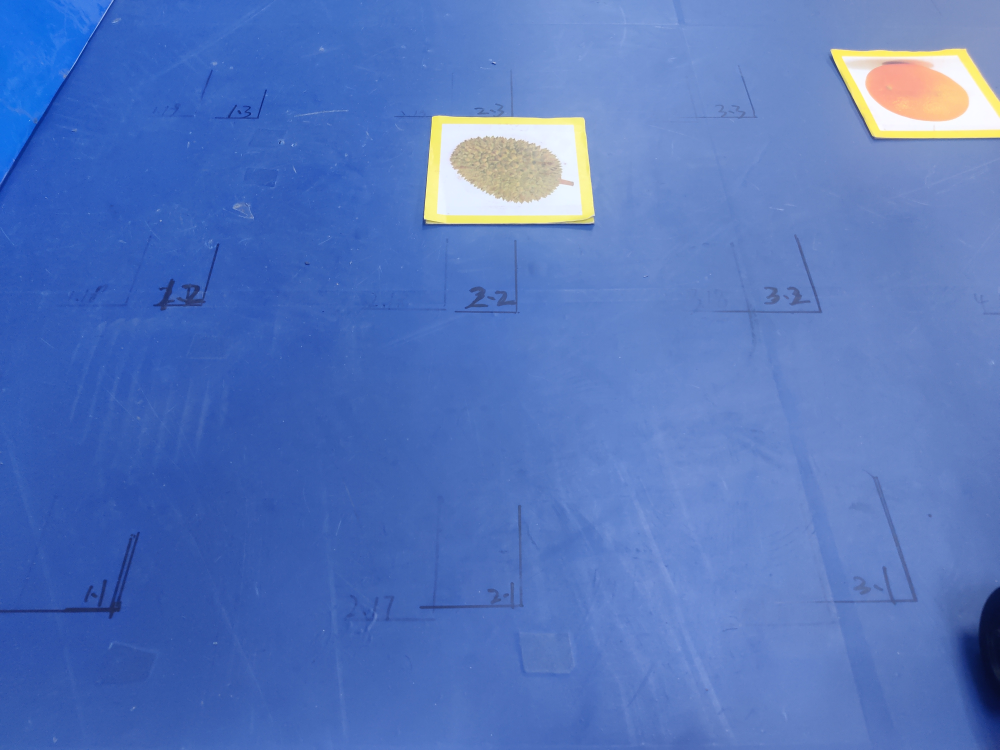
//> input picture IMG_20230417_211227.jpg, 4000 x 3000 px (shown at 1/4 size)
$ ./main   (built with g++ and OpenCV 4)
//> lines starting //> are read from the running program, lines starting //| are printed output that depends on the picture; after the words box and inside, x2 and y2 are one past the last pixel; in counts of white or black regions, pixels touching at a corner belong together
#include <iostream>
#include<math.h>
#include <vector>
#include <string>
#include <opencv2/opencv.hpp>
#include "opencv2/core.hpp"
#include "opencv2/highgui.hpp"
#include "opencv2/imgcodecs.hpp"

using namespace std;
using namespace cv;

unsigned char source[120][188];
unsigned char image_buffer[120][188];

void LeadToEdge(void)
{
    int w = 188;
    int h = 120;
	int gx = 0,gy = 0,tempx=0,tempy=0,temp;

    for(int i = 1; i< h; i++){
   //卷积操作
        for(int j = 1; j < w; j++){
            gx = (-source[i-1][j-1])
				+(-2*source[i][j-1])
				+(- source[i+1][j-1])
				+( source[i-1][j+1])
				+(2*source[i][j+1])
				+(source[i+1][j+1]);

			gy = (source[i+1][j-1])
				+(2*source[i+1][j])
				+( source[i+1][j+1])
				+( -source[i-1][j-1])
				+(-2*source[i-1][j])
				+(-source[i-1][j+1]);

			temp = abs(gx) + abs(gy);

			if(temp>255)
			{
				image_buffer[i][j] = 255;
			}
			else
			{
				image_buffer[i][j] = 0;
			}

            // [8 lines of commented-out code are left out]
        }
    }
}

int main(int argc ,char *argv[])
{
    //  Mat img = imread("chen.jepg");
    Mat img = imread("IMG_20230417_211227.jpg",IMREAD_GRAYSCALE);
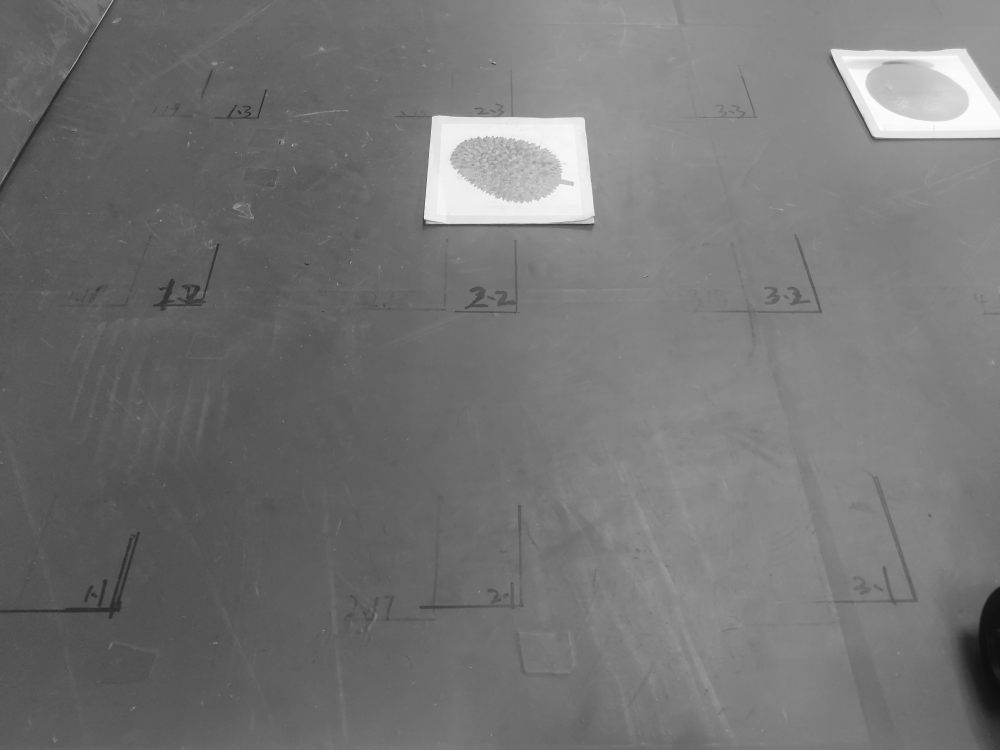
//> img: 3000 rows x 4000 cols, CV_8UC1 (shown at 1/4 size); min 3, max 255, mean 116.3
    Mat gray_img;

	// cout << "Width : " << img.size().width << endl;
	// cout << "Height: " << img.size().height << endl;

	img = img(Range(0,2667), Range(0,4000));
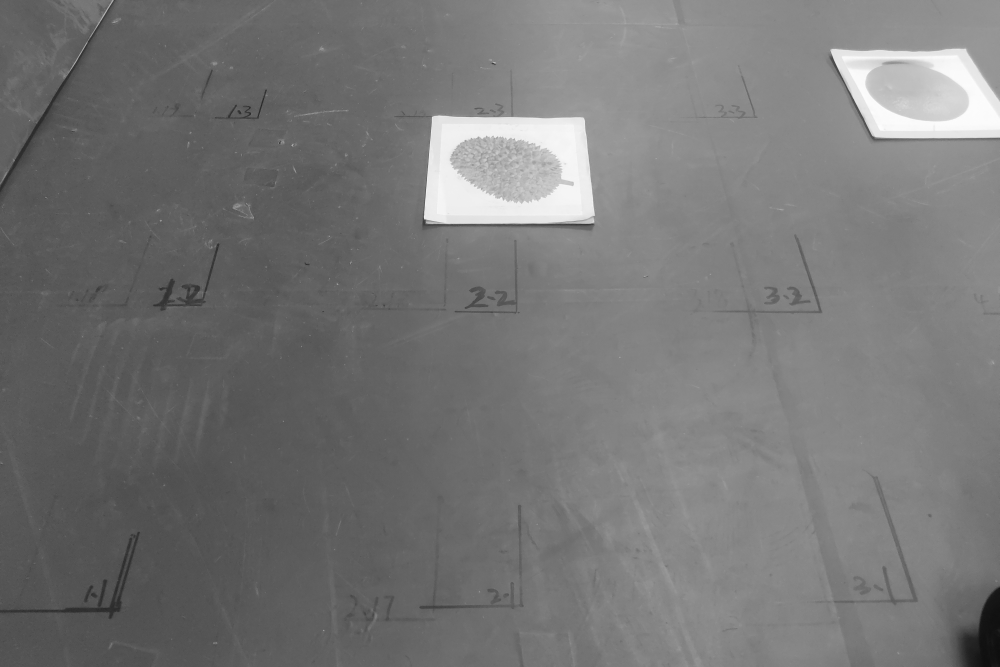
//> img: 2667 rows x 4000 cols, CV_8UC1 (shown at 1/4 size); min 8, max 255, mean 117.7
	resize(img,gray_img,Size(188, 120),0,0);
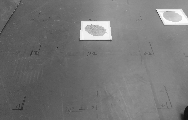
//> gray_img: 120 rows x 188 cols, CV_8UC1; min 15, max 252, mean 117.6

	cout << "Width : " << gray_img.size().width << endl;
//| Width : 188
	cout << "Height: " << gray_img.size().height << endl;
//| Height: 120


	Mat resultX, resultY, resultXY;
	//-------------Sobel边缘检测--------------
	//X方向一阶边缘
	Sobel(gray_img, resultX, CV_16S, 2, 0, 1);
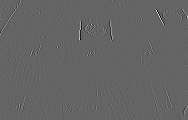
//> resultX: 120 rows x 188 cols, CV_16SC1; min -152, max 232, mean 0; drawn with min black and max white
	convertScaleAbs(resultX, resultX);
//> resultX: 120 rows x 188 cols, CV_8UC1

	//Y方向一阶边缘
	Sobel(gray_img, resultY, CV_16S, 0, 1, 3);
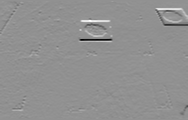
//> resultY: 120 rows x 188 cols, CV_16SC1; min -687, max 518, mean -1.5; drawn with min black and max white
	convertScaleAbs(resultY, resultY);
//> resultY: 120 rows x 188 cols, CV_8UC1

	//整幅图像的一阶边缘
	resultXY = resultX + resultY;
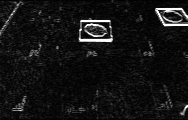
//> resultXY: 120 rows x 188 cols, CV_8UC1; min 0, max 255, mean 19.7

	// [7 lines of commented-out code are left out]
	namedWindow("sobel",0);
	resizeWindow("sobel", 1000, 1000);
	imshow("sobel", resultXY);

	// [9 lines of commented-out code are left out]

	#if 0  //庫自帶函數處理Sobel算子

	Mat resultX, resultY, resultXY;
	//-------------Sobel边缘检测--------------
	//X方向一阶边缘
	Sobel(gray_img, resultX, CV_16S, 2, 0, 1);
	convertScaleAbs(resultX, resultX);

	//Y方向一阶边缘
	Sobel(gray_img, resultY, CV_16S, 0, 1, 3);
	convertScaleAbs(resultY, resultY);

	//整幅图像的一阶边缘
	resultXY = resultX + resultY;

	// [7 lines of commented-out code are left out]
	namedWindow("resultXY",0);
	resizeWindow("resultXY", 1000, 1000);
	imshow("resultXY", resultXY);
	int grayValue;
	for (int r = 0; r < resultXY.rows; r++)
	{
		 cout << "第" << r+1 << "行的灰度值为：" << endl;
		for (int c = 0; c < resultXY.cols; c++)
		{
			source[r][c] = (int)resultXY.at<uchar>(r,c);
			cout << (int)resultXY.at<uchar>(r,c);
			if(source[r][c]>=100)
			{
				source[r][c]=255;
			}
			else
			{
				source[r][c] = 0;
			}
			resultXY.at<uchar>(r,c)=source[r][c];
			cout << grayValue<<" ";
		}
		cout << endl << endl;
	}

	#endif
	for (int r = 0; r < gray_img.rows; r++)
	{
		 cout << "第" << r+1 << "行的灰度值为：" << endl;
		for (int c = 0; c < gray_img.cols; c++)
		{
			source[r][c] = (int)gray_img.at<uchar>(r,c);
			cout << (int)gray_img.at<uchar>(r,c);
			// [9 lines of commented-out code are left out]
			cout <<" ";
		}
		cout << endl << endl;
	}
	LeadToEdge();
//> the loop in LeadToEdge, `for(int i = 1; i< h; i++)` made 119 passes
//> (gx, gy, temp) on passes 1 to 12: (-199, 11, 210), (-198, 4, 202), (-195, -3, 198), (-192, 8, 200), (-195, 9, 204), (-201, -3, 204), (-210, -10, 220), (-221, -15, 236), (-226, 4, 230), (-221, 13, 234), (-209, 7, 216), (-200, 2, 202)
//> after the loop in LeadToEdge, `for(int i = 1; i< h; i++)`: gx = 20; gy = -136; temp = 156
		for (int r = 0; r < gray_img.rows; r++)
	{
		// cout << "第" << r+1 << "行的灰度值为：" << endl;
		for (int c = 0; c < gray_img.cols; c++)
		{
			// [10 lines of commented-out code are left out]
			gray_img.at<uchar>(r,c)=image_buffer[r][c];
		    // cout << (int)gray_img.at<uchar>(r,c);
			// cout << grayValue<<" ";
		}
		// cout << endl << endl;
	}
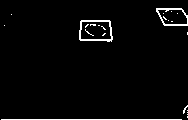
//> gray_img: 120 rows x 188 cols, CV_8UC1; 2.8% white in thin lines or dots
	// cout << "Width : " << gray_img.size().width << endl;
	// cout << "Height: " << gray_img.size().height << endl;
	namedWindow("XY",0);
	resizeWindow("XY", 1000, 1000);
	imshow("XY", gray_img);
	// printf("%d",)
	waitKey(0);
	return 0;

}

$ run again, with IMG_20230417_211201.jpg copied over IMG_20230417_211227.jpg
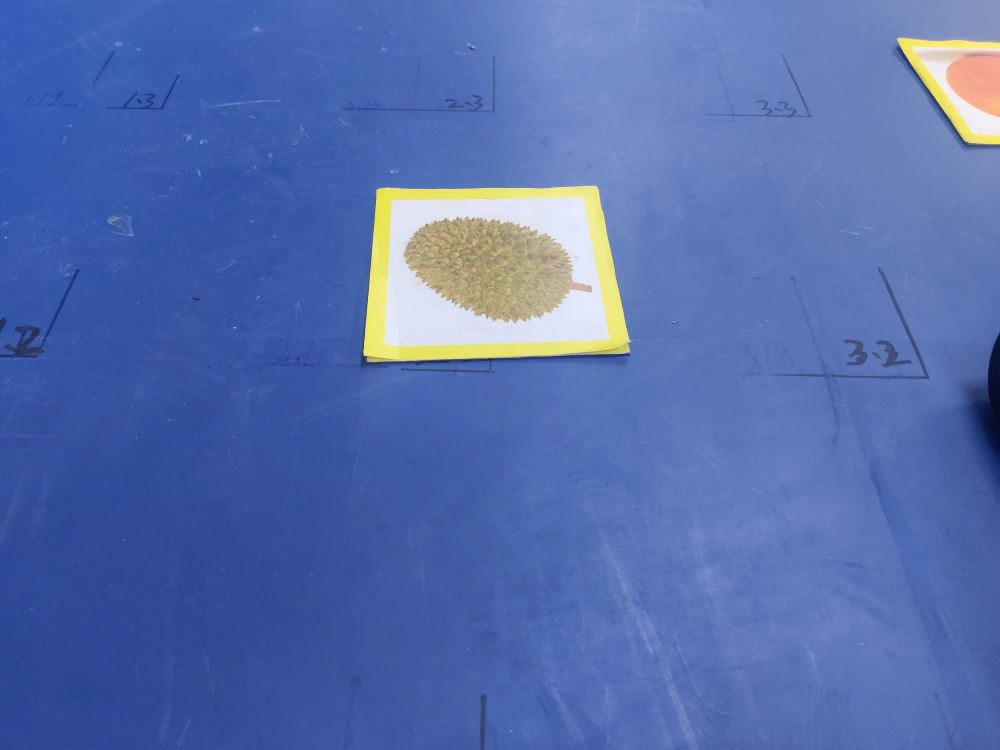
//> input picture IMG_20230417_211201.jpg, 4000 x 3000 px (shown at 1/4 size)
//| Width : 188
//| Height: 120
//> `resultXY = resultX + resultY;`:
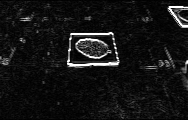
//> resultXY: 120 rows x 188 cols, CV_8UC1; min 0, max 255, mean 20.2
//> the loop in LeadToEdge, `for(int i = 1; i< h; i++)` made 119 passes
//> (gx, gy, temp) on passes 1 to 8: (-213, 1, 214), (-212, -6, 218), (-217, 1, 218), (-220, 2, 222), (-217, -1, 218), (-237, 49, 286), (-341, 237, 578), (-443, 77, 520)
//> after the loop in LeadToEdge, `for(int i = 1; i< h; i++)`: gx = -200; gy = -344; temp = 544
//> after the loop `for (int r = 0; r < gray_img.rows; r++)`:
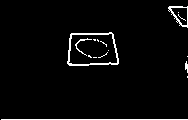
//> gray_img: 120 rows x 188 cols, CV_8UC1; 3.2% white in thin lines or dots

$ run again, with IMG_20230417_211210.jpg copied over IMG_20230417_211227.jpg
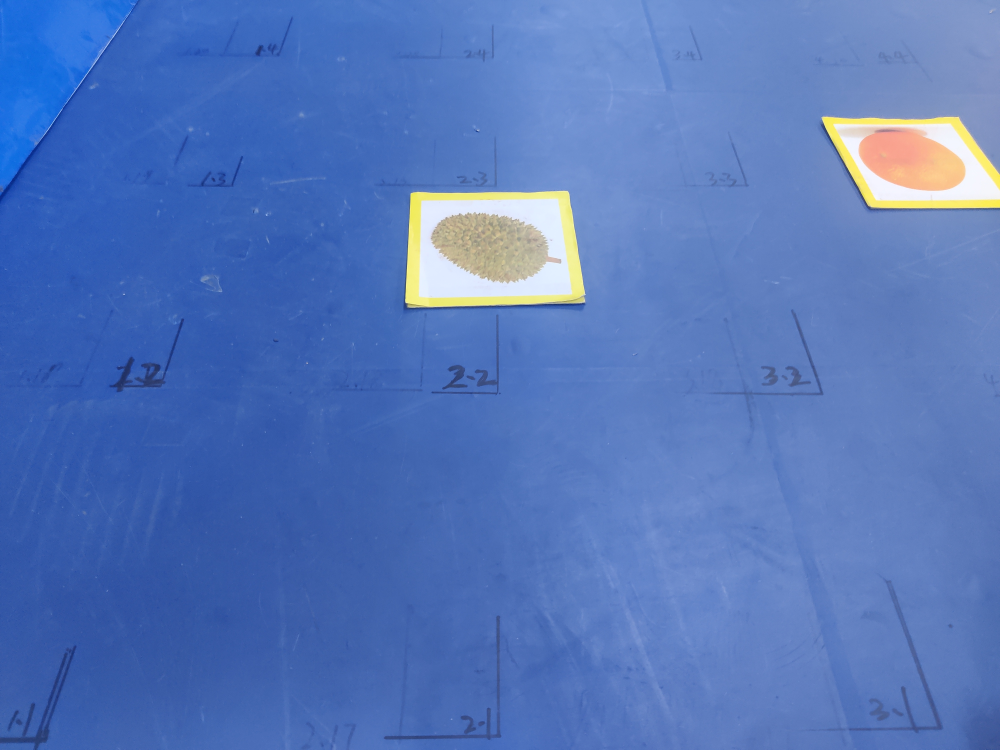
//> input picture IMG_20230417_211210.jpg, 4000 x 3000 px (shown at 1/4 size)
//| Width : 188
//| Height: 120
//> `resultXY = resultX + resultY;`:
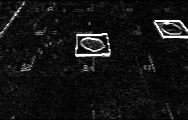
//> resultXY: 120 rows x 188 cols, CV_8UC1; min 0, max 255, mean 19.5
//> the loop in LeadToEdge, `for(int i = 1; i< h; i++)` made 119 passes
//> (gx, gy, temp) on passes 1 to 8: (-173, 13, 186), (-157, 5, 162), (-163, 1, 164), (-175, 5, 180), (-185, 5, 190), (-200, -6, 206), (-206, -18, 224), (-208, -16, 224)
//> after the loop in LeadToEdge, `for(int i = 1; i< h; i++)`: gx = -243; gy = -417; temp = 660
//> after the loop `for (int r = 0; r < gray_img.rows; r++)`:
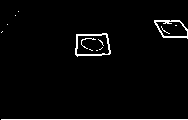
//> gray_img: 120 rows x 188 cols, CV_8UC1; 2.8% white in thin lines or dots

$ run again, with 无边框.jpg copied over IMG_20230417_211227.jpg
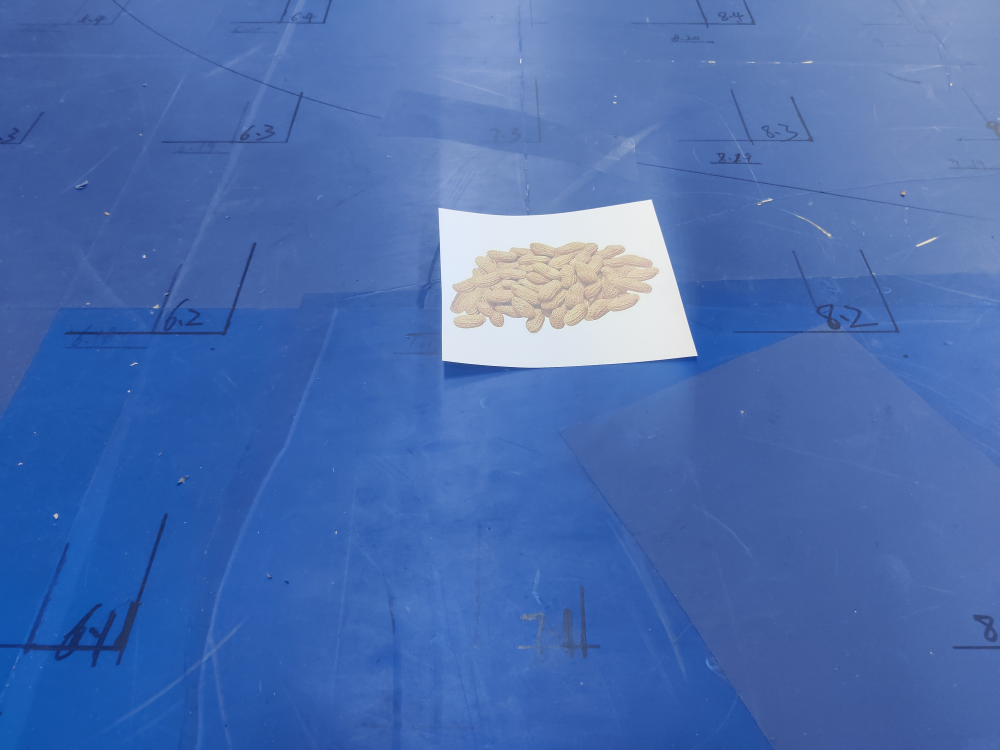
//> input picture 无边框.jpg, 4000 x 3000 px (shown at 1/4 size)
//| Width : 188
//| Height: 120
//> the loop in LeadToEdge, `for(int i = 1; i< h; i++)` made 119 passes
//> (gx, gy, temp) on passes 1 to 8: (-202, -10, 212), (-207, -1, 208), (-207, -7, 214), (-213, -25, 238), (-223, -1, 224), (-223, 3, 226), (-214, -2, 216), (-210, -4, 214)
//> after the loop in LeadToEdge, `for(int i = 1; i< h; i++)`: gx = -237; gy = -385; temp = 622
//> after the loop `for (int r = 0; r < gray_img.rows; r++)`:
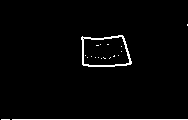
//> gray_img: 120 rows x 188 cols, CV_8UC1; 2.3% white in thin lines or dots, all inside (x1, y1, x2, y2) = (1, 24, 188, 120)
